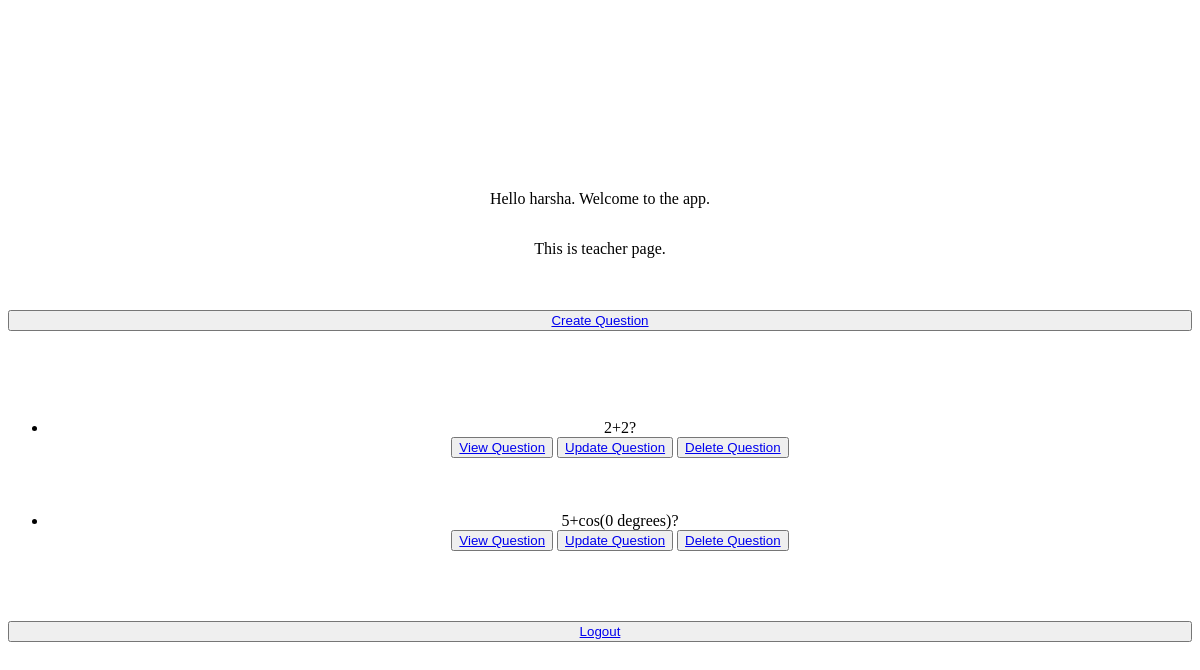
The app's page /teacher/ (signed in), older data.
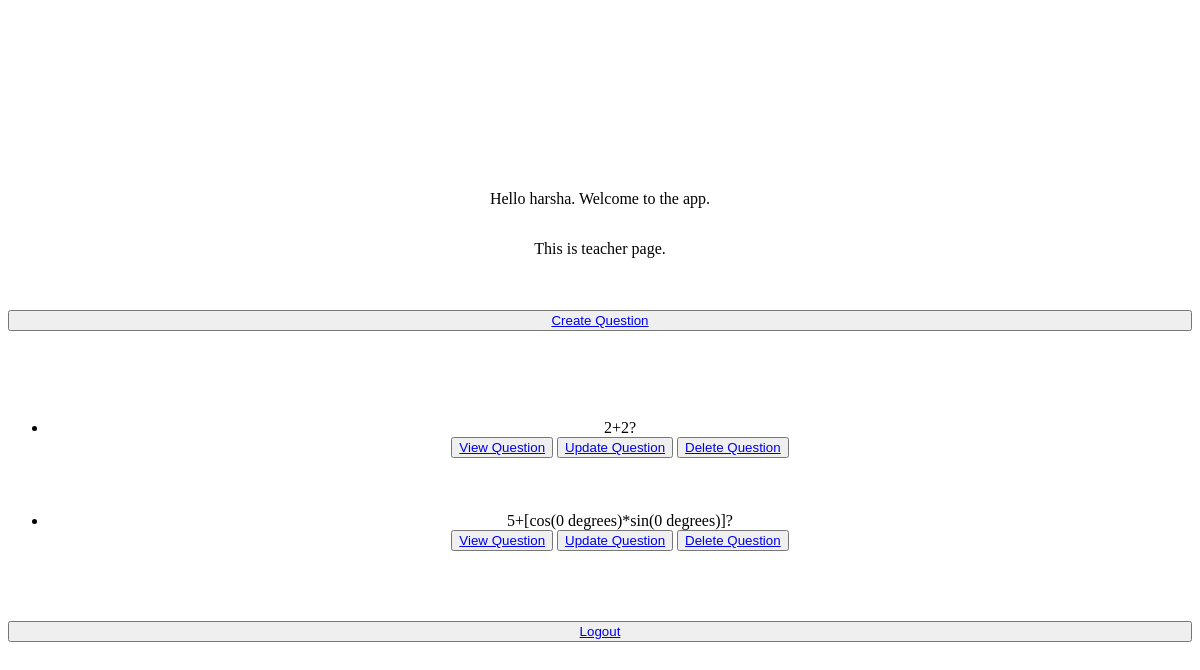
The same page, newer data.
### user/models.py (models this page shows)
class User(AbstractUser):
    is_student=models.BooleanField(default=False)
    is_teacher=models.BooleanField(default=False)

### teacher/models.py (models this page shows, shortened)
class Question(models.Model):
    question = models.TextField(max_length=200,default='Question Here.')
    answer = models.TextField(max_length=200,default='Answer Here.')
    user = models.ForeignKey(Teacher,on_delete=models.CASCADE,null=True)
    q_subject = models.CharField(max_length=25,null=True,blank=True,choices = SUBJECT_CHOICES)

### teacher/views.py (the view)
# urls.py: path('',TeacherHomeView.as_view(),name='teacher'),
class TeacherHomeView(LoginRequiredMixin,ListView):
    model = Question
    context_object_name="questions"
    template_name='teacher/teacher.html'
    login_url='/login'
    def get_queryset(self):
        try:
            u=Teacher.objects.get(user=self.request.user)
            subject=u.t_subject
        except Teacher.DoesNotExist:
            u=None
            subject=u.t_subject
        return Question.objects.filter(q_subject=subject)

### teacher/templates/teacher/teacher.html
{% extends 'base.html' %}
{% block content%}
<p>Hello {{user.username}}. Welcome to the app.</p>
<p>This is teacher page.</p>
<br><br>
<button><a href="{% url 'teacher.create'%}">Create Question</a></button>
<br><br><br><br>
<ul>
        {% for a in questions %}
        <li class="question-li">{{a.question}}</li>
        <button><a href="{% url 'teacher.detail' pk=a.id %}">View Question</a></button>
        <button><a href="{% url 'teacher.update' pk=a.id %}">Update Question</a></button>
        <button><a href="{% url 'teacher.delete' pk=a.id %}">Delete Question</a></button>
        <br><br><br><br>
        {% endfor %}
</ul>
<button><a href="{% url 'logout'%}">Logout</a></button>
{% endblock %}

### static/templates/base.html
{% load static %}
<html>
<head>
    <link rel="stylesheet" type="text/css" href="{% static 'css/style.css' %}" />
</head>
<body>
    {% block content %}
    {% endblock %}
</body>
</html>

### static/css/style.css (style rules this page uses)
body { display: flex; flex-direction: column; justify-content: center; text-align: center; min-height: 100vh; }

Row changes from the older to the newer data that the page shows:
changed Question: question "5+cos(0 degrees)?" → "5+[cos(0 degrees)*sin(0 degrees)]?"
